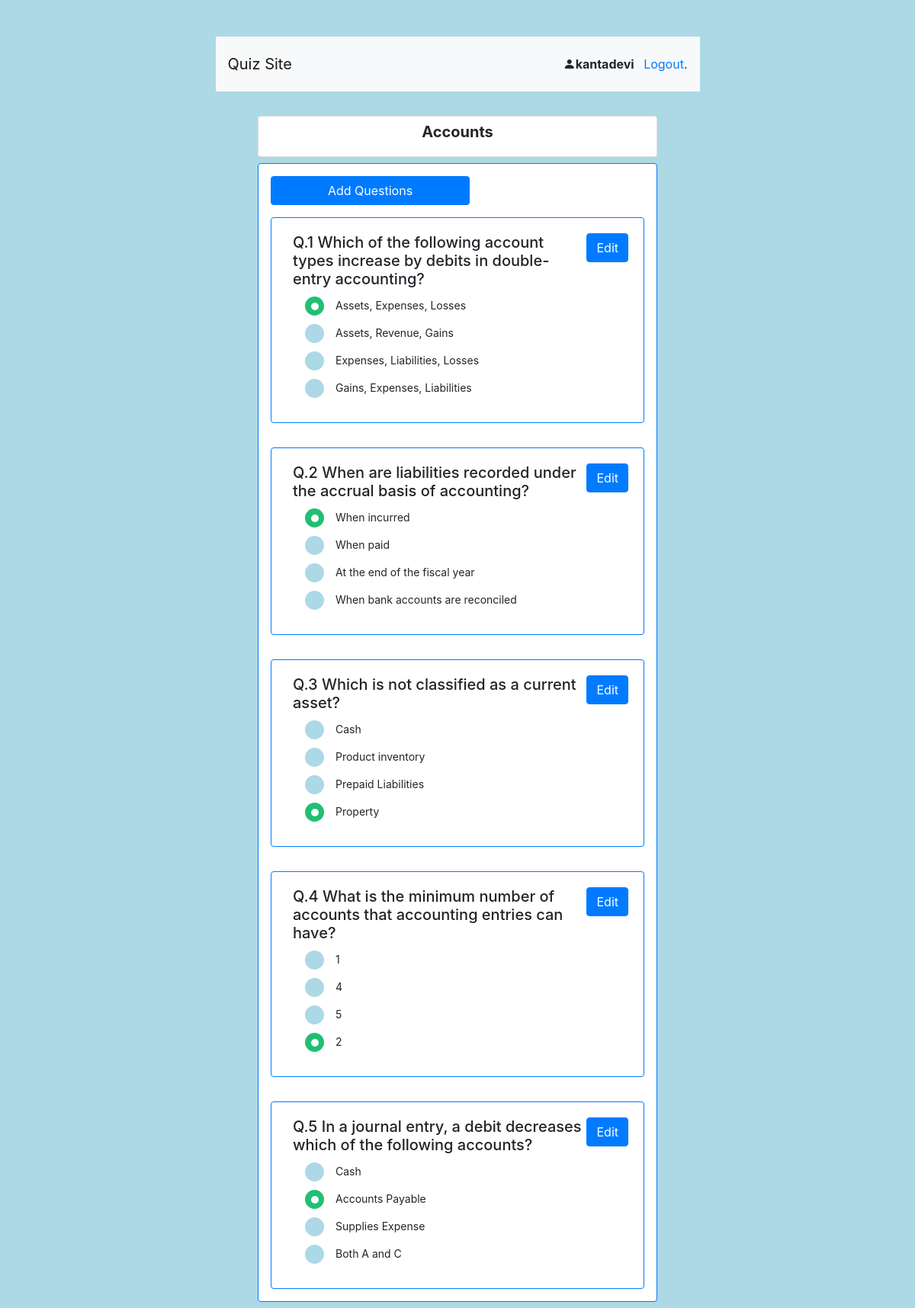
Page /teacher/quiz/Accounts-5706955382/ (signed in) on the committed database.
### accounts/models.py (models this page shows)
class User(AbstractUser):
    first_name = models.CharField("first name", max_length=150, blank=False)
    email = models.EmailField(unique=True, blank=False)
    is_student = models.BooleanField(default=False)
    is_teacher = models.BooleanField(default=False)

### quiz_app_teacher/models.py (models this page shows, shortened)
class Quiz(models.Model):
    name = models.CharField(max_length=250)
    quiz_id = models.CharField(max_length=300,)
    created_date = models.DateTimeField(default=timezone.now)
    author = models.ForeignKey(
        'accounts.Teacher', on_delete=models.CASCADE, related_name='quizzes')
    course = models.ForeignKey(
        Course, on_delete=models.CASCADE, related_name='quizzes',)
    class Meta:
        verbose_name_plural = "Quizzes"
        ordering=['-created_date']

class Question(models.Model):
    quiz = models.ForeignKey(
        Quiz, on_delete=models.CASCADE, related_name='questions')
    question = models.CharField(max_length=300,)
    A = models.CharField(max_length=200,)
    B = models.CharField(max_length=200,)
    C = models.CharField(max_length=200,)
    D = models.CharField(max_length=200,)
    answer = models.CharField(
        max_length=200, choices=ANSWER_CHOICES, default='A')
    question_number = models.IntegerField()

### quiz_app_teacher/views.py (the view, shortened to what this page needs)
# urls.py: path('quiz/<str:quiz_id>/', views.quiz, name='quiz'),
@method_decorator(never_cache, name='dispatch')
@method_decorator([login_required, teacher_required], name='dispatch')
@method_decorator(quiz_was_created_by_loggedin_user, name='dispatch')
class quiz(DetailView):
    model = Quiz
    context_object_name = 'quiz'
    template_name = 'teacher/quiz.html'
    def get_context_data(self, **kwargs):
        context = super().get_context_data(**kwargs)
        context['questions'] = self.get_object().questions.all()
        context['results'] = self.get_object(
        ).results.all().order_by('-points')
        context['quiz_id'] = self.kwargs.get('quiz_id')
        context['quiz'] = self.get_object()
        return context
    def get_object(self):
        return Quiz.objects.get(quiz_id=self.kwargs.get('quiz_id'))

### quiz_app_teacher/templates/teacher/quiz.html (shortened to what this page needs)
{% extends 'accounts/base.html' %}
{% load static %}
{% block content %}
<link rel="stylesheet" href="{% static 'teacher/questions.css' %}" />
<body>
  <div class="card m-2">
    <h5 class="card-title">
      <p class="m-2 text-center "><b>{{quiz.name}}</b>
      </p>
    </h5>
  </div>
  <div class="card  border-primary m-2 ">
    <a  href="{% url 'teacher:addQuestion' quiz_id  %}" class="btn w-50 ml-3 mt-3 btn-primary">Add Questions</a>
    {% for question in questions %}
  <div class="card border-primary m-3 ">
    <div class="card-body">
      <a href="{% url 'teacher:updateQuestion' question.quiz.quiz_id question.question_number %}"
      class="btn btn-primary float-right">Edit</a>
      <h5 class="card-title">
        <p class="ml-2 mr-2 mb-2"> Q.{{question.question_number}} {{question.question}}
        </p>
      </h5>
      <div class="card-text">
        <div class="form-check form-check-inline">
          <div class="pl-4" id="options">
            <label class="options ">{{question.A}}
              <span class="checkmark"></span>
            </label>
            <label class="options"> {{question.B}}
              <span class="checkmark"></span>
            </label>
            <label class="options">{{question.C}}
              <span class="checkmark"></span>
            </label>
            <label class="options">{{question.D}}
              <span class="checkmark"></span>
            </label>
          </div>
        </div>
      </div>
    </div>
  </div>
  {% endfor %}
</div>
</body>
{% endblock content %}

### accounts/templates/accounts/base.html (shortened to what this page needs)
{% load static %}
<link rel="stylesheet" href="https://cdn.jsdelivr.net/npm/bootstrap@4.4.1/dist/css/bootstrap.min.css"
>
  <link rel="stylesheet" href="https://cdn.jsdelivr.net/npm/bootstrap-icons@1.5.0/font/bootstrap-icons.css">
{% load crispy_forms_tags %}
<html>
<head>
</head>
<body style="background-color:rgb(173, 216, 230);">
  <div class="container">
    <div class="row">
      <div class="col-12  col-sm-12 col-md-11  col-lg-9 col-xl-7 mx-auto">
        <nav class="navbar sticky-top  navbar-light bg-light mt-5">
          <a class="navbar-brand" href="/">Quiz Site</a>
          <div>
            {% if user.is_authenticated %}
            <p class="pt-3"><i class="bi bi-person-fill"></i><strong>{{ user.username }}</strong> <a class=" ml-2" href="{% url 'accounts:logout' %}">Logout</a>.</p>
            {% endif %}
          </div>
        </nav>
      </div>
    </div>
    <div class="row">
      <div class="col-12  col-sm-11 col-md-10  col-lg-8 col-xl-6 mx-auto">
        <div class="text-center"> {% include 'accounts/partials/messages.html' %}</div>
        {% block content %}
        {% endblock content%}
      </div>
    </div>
  </div>
</body>
</html>

### quiz_app_teacher/static/teacher/questions.css (style rules this page uses)
.options { position: relative; padding-left: 40px; }
#options label { display: block; margin-bottom: 15px; font-size: 14px; cursor: pointer; }
input:checked ~ .checkmark:after { display: block; }
.options .checkmark:after { content: ""; width: 10px; height: 10px; display: block; background: white; position: absolute; top: 50%; left: 50%; border-radius: 50%; transform: translate(-50%,-50%) scale(0); transition: 300ms ease-in-out 0s; }
.options input[type="radio"]:checked ~ .checkmark { background: #21bf73; transition: 300ms ease-in-out 0s; }
.options input[type="radio"]:checked ~ .checkmark:after { transform: translate(-50%,-50%) scale(1); }
.checkmark { position: absolute; top: -1px; left: 0; height: 25px; width: 25px; background-color: rgb(173, 216, 230); border-radius: 50%; }

### rows in the picture
User: username "kantadevi"
Quiz: name "Accounts"
Question: question_number "1", question "Which of the following account types increase by debits in double-entry accounting?", A "Assets, Expenses, Losses", B "Assets, Revenue, Gains", C "Expenses, Liabilities, Losses", D "Gains, Expenses, Liabilities"
Question: question_number "2", question "When are liabilities recorded under the accrual basis of accounting?", A "When incurred", B "When paid", C "At the end of the fiscal year", D "When bank accounts are reconciled"
Question: question_number "3", question "Which is not classified as a current asset?", A "Cash", B "Product inventory", C "Prepaid Liabilities", D "Property"
Question: question_number "4", question "What is the minimum number of accounts that accounting entries can have?", A "1", B "4", C "5", D "2"
Question: question_number "5", question "In a journal entry, a debit decreases which of the following accounts?", A "Cash", B "Accounts Payable", C "Supplies Expense", D "Both A and C"
